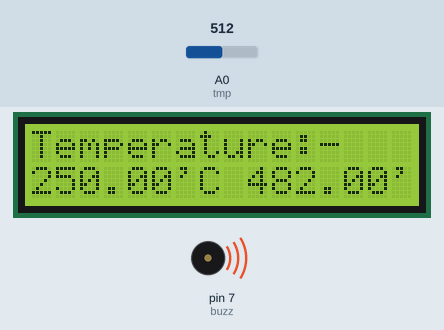
Simulated run of this sketch. Board: Arduino Uno, built with avr-gcc and run on an emulated ATmega328P. Parts: 16×2 character LCD, buzzer (waves = sounding, pin HIGH). Inputs (shaded band) come from the test bench; at power-on: A0 (tmp) = 512.

Above: at 1.2 s.
1.3 s: A0 (tmp) set to 112
At 2.7 s:
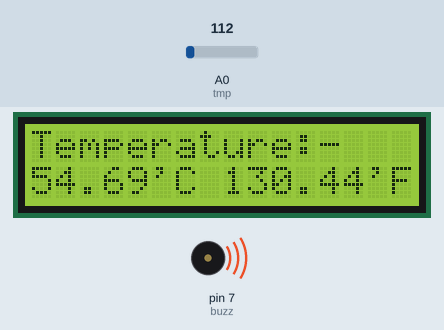
3.0 s: A0 (tmp) set to 96
At 3.4 s:
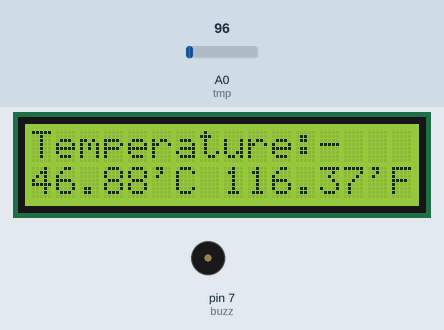
4.6 s: A0 (tmp) set to 122
At 5.4 s:
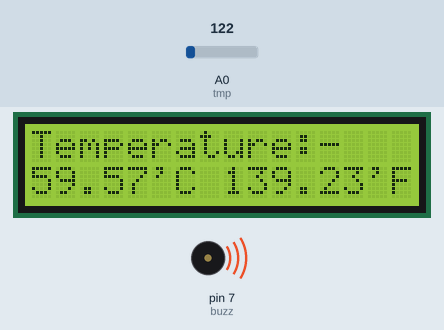
Timing chart, 0 to 7.6 s (numbered marks = the images above; inputs shaded):
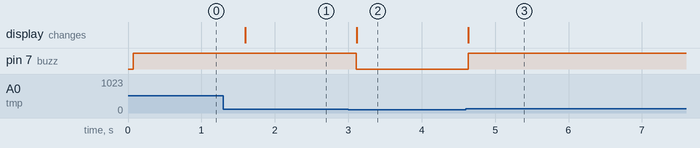

The sketch:

Fire_Alarm.ino
```cpp
#include<LiquidCrystal.h>
const int tmp=A0,buzz=7;//temperature sensor and piezo buzzer
LiquidCrystal lcd(12,11,5,4,3,2);//LCD initialized in  bit write mode

void setup() {
  // put your setup code here, to run once:
  lcd.begin(16,2);
  lcd.home();
  pinMode(buzz,OUTPUT);
}

void loop() {
  // put your main code here, to run repeatedly:
  lcd.clear();
  lcd.print("Temperature:-");
  lcd.setCursor(0,1);
  float t_c=(5.0*analogRead(tmp)*100.0)/1024,t_f=(t_c*9/5)+32;
  if(t_c>50)
    digitalWrite(buzz,HIGH);
  else
    digitalWrite(buzz,LOW);
  lcd.print(t_c);
  lcd.print("'C ");
  lcd.print(t_f);
  lcd.print("'F");
  delay(500);
}
```

Measured:
- the behaviour switches between 103 and 102 on A0 (tmp) (found by bisection; images 1 and 2)
- after the input at 1.3 s, the display: changes after 0.29 s (image 1)
- after the input at 3.0 s, pin 7 (buzz): HIGH → LOW after 0.11 s; the display: changes after 0.11 s (image 2)
- after the input at 4.6 s, pin 7 (buzz): LOW → HIGH at once; the display: changes at once (image 3)
